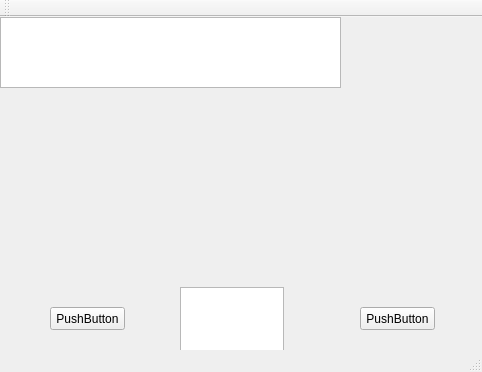
<?xml version="1.0" encoding="UTF-8"?>
<ui version="4.0">
 <class>MainWindow</class>
 <widget class="QMainWindow" name="MainWindow">
  <property name="geometry">
   <rect>
    <x>0</x>
    <y>0</y>
    <width>482</width>
    <height>372</height>
   </rect>
  </property>
  <property name="windowTitle">
   <string>MainWindow</string>
  </property>
  <widget class="QWidget" name="centralWidget">
   <widget class="QPushButton" name="pushButton">
    <property name="geometry">
     <rect>
      <x>50</x>
      <y>290</y>
      <width>75</width>
      <height>23</height>
     </rect>
    </property>
    <property name="text">
     <string>PushButton</string>
    </property>
   </widget>
   <widget class="QPushButton" name="pushButton_2">
    <property name="geometry">
     <rect>
      <x>360</x>
      <y>290</y>
      <width>75</width>
      <height>23</height>
     </rect>
    </property>
    <property name="text">
     <string>PushButton</string>
    </property>
   </widget>
   <widget class="QTextEdit" name="textEdit">
    <property name="geometry">
     <rect>
      <x>180</x>
      <y>270</y>
      <width>104</width>
      <height>71</height>
     </rect>
    </property>
   </widget>
   <widget class="QTextEdit" name="textEdit_2">
    <property name="geometry">
     <rect>
      <x>0</x>
      <y>0</y>
      <width>341</width>
      <height>71</height>
     </rect>
    </property>
   </widget>
  </widget>
  <widget class="QToolBar" name="mainToolBar">
   <attribute name="toolBarArea">
    <enum>TopToolBarArea</enum>
   </attribute>
   <attribute name="toolBarBreak">
    <bool>false</bool>
   </attribute>
  </widget>
  <widget class="QStatusBar" name="statusBar"/>
  <action name="actionGh">
   <property name="text">
    <string>gh</string>
   </property>
  </action>
  <action name="actionSTART">
   <property name="text">
    <string>START</string>
   </property>
  </action>
  <action name="actionSTART_Photo">
   <property name="text">
    <string>START Photo</string>
   </property>
  </action>
  <action name="actionSTOP_Photo">
   <property name="text">
    <string>STOP Photo</string>
   </property>
  </action>
  <action name="actionEXIT">
   <property name="text">
    <string>EXIT</string>
   </property>
  </action>
 </widget>
 <layoutdefault spacing="6" margin="11"/>
 <resources/>
 <connections/>
</ui>
